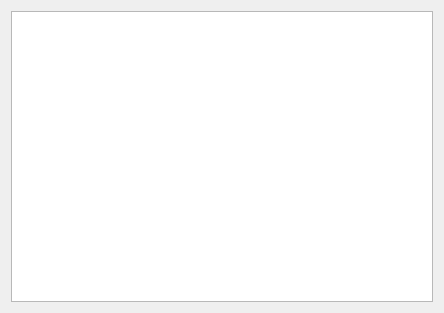
<?xml version="1.0" encoding="UTF-8"?>
<ui version="4.0">
 <class>pluginListWidget</class>
 <widget class="QWidget" name="pluginListWidget">
  <property name="geometry">
   <rect>
    <x>0</x>
    <y>0</y>
    <width>444</width>
    <height>313</height>
   </rect>
  </property>
  <property name="windowTitle">
   <string>Form</string>
  </property>
  <layout class="QGridLayout" name="gridLayout">
   <item row="0" column="0">
    <widget class="QListView" name="listView"/>
   </item>
  </layout>
 </widget>
 <resources/>
 <connections>
  <connection>
   <sender>listView</sender>
   <signal>activated(QModelIndex)</signal>
   <receiver>pluginListWidget</receiver>
   <slot>pluginDoubleClicked()</slot>
   <hints>
    <hint type="sourcelabel">
     <x>221</x>
     <y>156</y>
    </hint>
    <hint type="destinationlabel">
     <x>221</x>
     <y>156</y>
    </hint>
   </hints>
  </connection>
 </connections>
 <slots>
  <slot>pluginDoubleClicked()</slot>
 </slots>
</ui>
